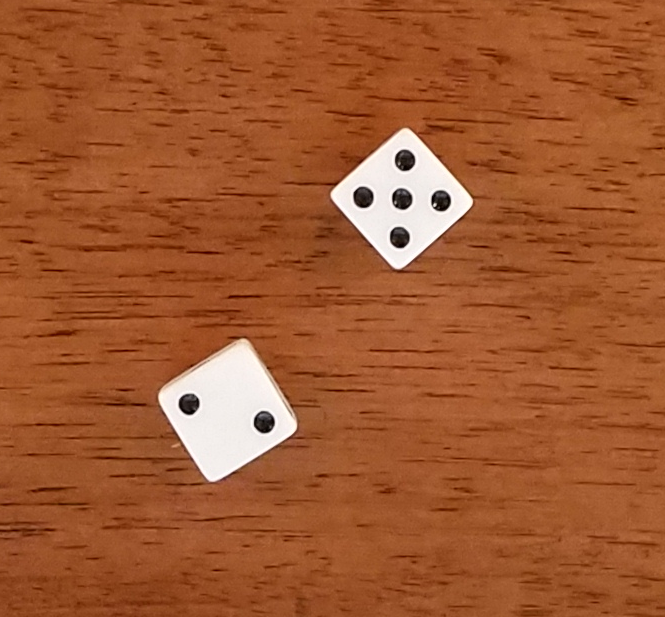
//> input picture Images/dice1.png, 665 x 617 px
$ ./CountDice Images/dice1.png out.png   (built with g++ and OpenCV 4)
//> lines starting //> are read from the running program, lines starting //| are printed output that depends on the picture; after the words box and inside, x2 and y2 are one past the last pixel; in counts of white or black regions, pixels touching at a corner belong together
#include <iostream>
#include <opencv2/opencv.hpp>

/**
 * Takes a vector of contours and returns only the subset with an area greater than min area and less than max area
 * @param allContours vector of contours to filter
 * @param minArea     minArea (exclusive)
 * @param maxArea     maxArea (exclusive)
 * @return vector of contours that were in the specified area range
 */
std::vector<std::vector<cv::Point>> FilterContoursByArea(
        std::vector<std::vector<cv::Point>> allContours,
        const double minArea,
        const double maxArea)
{
    std::vector<std::vector<cv::Point>> filtered;
    for(const auto& contour : allContours)
    {
        double area = cv::contourArea(contour);
        if(area < maxArea && area > minArea)
        {
            filtered.push_back(contour);
        }
    }
    return filtered;
}

int main( int argc, char** argv ) {
    if( argc != 3)
    {
        std::cout <<" Usage: CountDice.exe ImageToProcessPath OutputImagePath" << std::endl;
        return -1;
    }

    cv::Mat colorImage;
    colorImage = imread(argv[1], cv::IMREAD_COLOR); // Read the file
//> colorImage is the input picture: 617 rows x 665 cols, CV_8UC3; mean B, G, R 48.9, 88.9, 159.2

    if(!colorImage.data )
    {
        std::cout << "Could not open the image" << std::endl ;
        return -1;
    }

    // Threshold image, with the Dice as white and the dots and background are black
    cv::Mat threholdedImage;
    cv::cvtColor(colorImage, threholdedImage, CV_BGR2GRAY);// convert to grayscale for the threshold operation
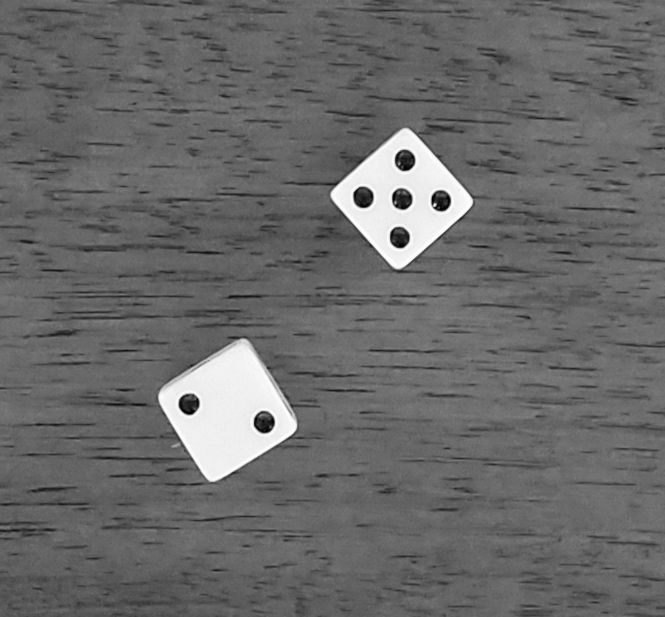
//> threholdedImage: 617 rows x 665 cols, CV_8UC1; min 1, max 254, mean 105.4

    // Use static threshold determined through experimentation because otsu's method has problems when
    // there are no dice on the table
    static const double thresh = 160;
    static const double maxValue = 255;
    cv::threshold(threholdedImage,threholdedImage, thresh, maxValue, cv::THRESH_BINARY);
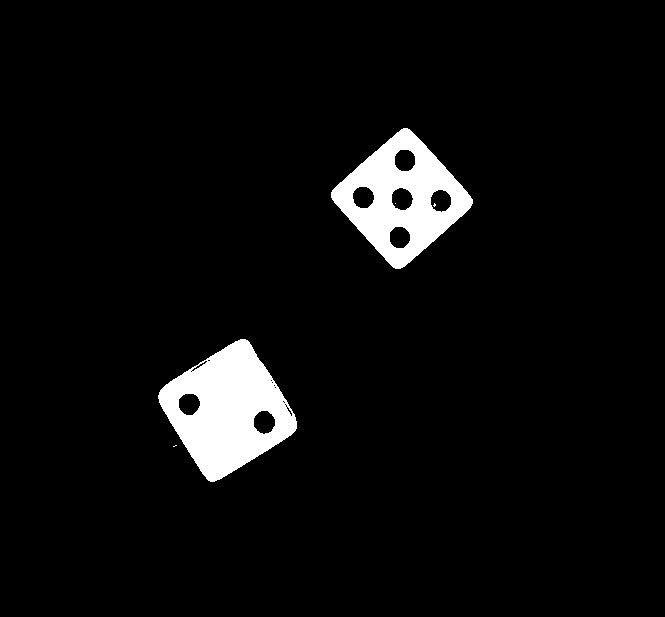
//> threholdedImage: 617 rows x 665 cols, CV_8UC1; 5% white; 5 white regions (3 under 20 px)

    // find all contours
    std::vector<std::vector<cv::Point> > contours;
    cv::Mat contourOutput = threholdedImage.clone();
    cv::findContours( contourOutput, contours, CV_RETR_LIST, CV_CHAIN_APPROX_NONE );
//> contours = 24 contours, 13 with area under 20; largest, box (x1, y1, x2, y2) and area: (158, 339, 297, 482) 11688, (331, 128, 473, 269) 10980, (253, 410, 276, 435) 403, (391, 187, 414, 211) 386, (352, 186, 375, 209) 383

    // Assume dice are about the same size in pixels (~11000) in each image
    auto diceContours = FilterContoursByArea(contours, 5000, 30000);
//> the loop in FilterContoursByArea, `for(const auto& contour : allContours)` made 24 passes
//> area on passes 2, 3, 8, 14, 16, 17, 20, 21, 22, 23, 24: 403, 22, 381.5, 41, 11688, 372, 375, 385.5, 383, 382, 10979.5
//> diceContours = 2 contours; box (x1, y1, x2, y2) and area: (158, 339, 297, 482) 11688, (331, 128, 473, 269) 10980
    // Assume dots are about the same size in pixels (~400) in each image
    // The area filter gets rid of dots on the side of dice that are still visible and small noise contours
    auto dotContours = FilterContoursByArea(contours, 200, 1000);
//> the loop in FilterContoursByArea (call 2), `for(const auto& contour : allContours)` made 24 passes
//> dotContours = 7 contours; box (x1, y1, x2, y2) and area: (253, 410, 276, 435) 403, (391, 187, 414, 211) 386, (352, 186, 375, 209) 383, (394, 149, 416, 172) 382, (178, 393, 201, 416) 382, (430, 189, 452, 213) 375, (389, 226, 411, 249) 372

    // Draw dot counts next to each die
    cv::Scalar textColor{0, 255, 0};
    int totalsDots = 0;
    for(const auto& diceContour: diceContours)
    {
        int dotsCount = 0;
        // Find the number of dots in this die
        for(const auto& dotContour: dotContours)
        {
            // Contours don't intersect so if one point of a dot contour is inside a dice contour,
            // it is entirely in the dice contour
            if(cv::pointPolygonTest(diceContour,dotContour[0],false) > 0){
                dotsCount++;
            }
        }
        auto boundingBox = cv::boundingRect(diceContour);
        cv::Point textPosition{boundingBox.x + boundingBox.width, boundingBox.y + boundingBox.height};
        cv::putText(colorImage, std::to_string(dotsCount), textPosition, cv::FONT_HERSHEY_SIMPLEX, 1, textColor);

        totalsDots += dotsCount;
    }
//> this loop made 2 passes
//> (dotsCount, boundingBox, textPosition, totalsDots) on passes 1 to 2: (2, Rect(158, 339, 139, 143), Point(297, 482), 2), (5, Rect(331, 128, 142, 141), Point(473, 269), 7)
//> after the loop, totalsDots = 7
    // Add text for total count
    cv::putText(colorImage, "Sum " + std::to_string(totalsDots), cv::Point(10,35), cv::FONT_HERSHEY_SIMPLEX, 1.5, textColor);

    // Draw the dot and dice contours on original image
    const cv::Scalar diceColor{0, 255, 0};
    cv::drawContours(colorImage, diceContours, -1, diceColor, 3);
    const cv::Scalar dotsColor{255, 0, 0};
    cv::drawContours(colorImage, dotContours, -1, dotsColor, 3);
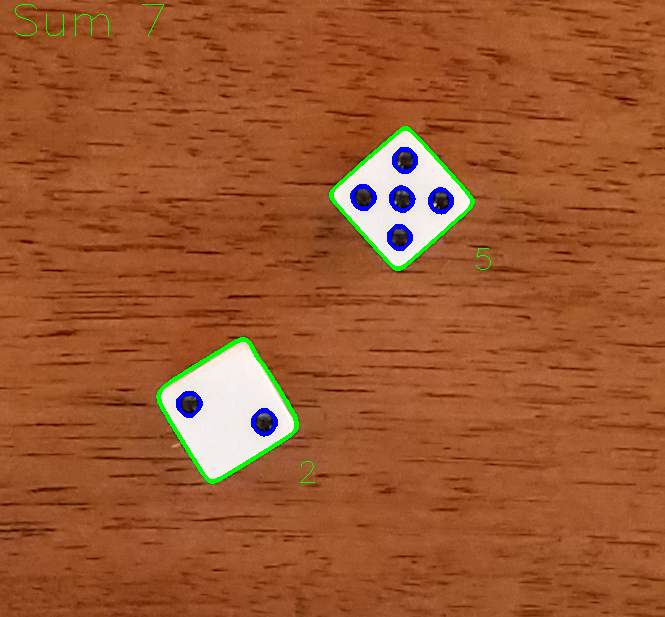
//> colorImage: 617 rows x 665 cols, CV_8UC3; mean B, G, R 48.2, 88.9, 156.5

    // Save final Image
    imwrite( argv[2] , colorImage );

    // Display final Image
    namedWindow( "Labeled Image", cv::WINDOW_AUTOSIZE );
    imshow( "Labeled Image", colorImage );
    cv::waitKey(0);

    return 0;
}

$ run again, on Images/dice4.png
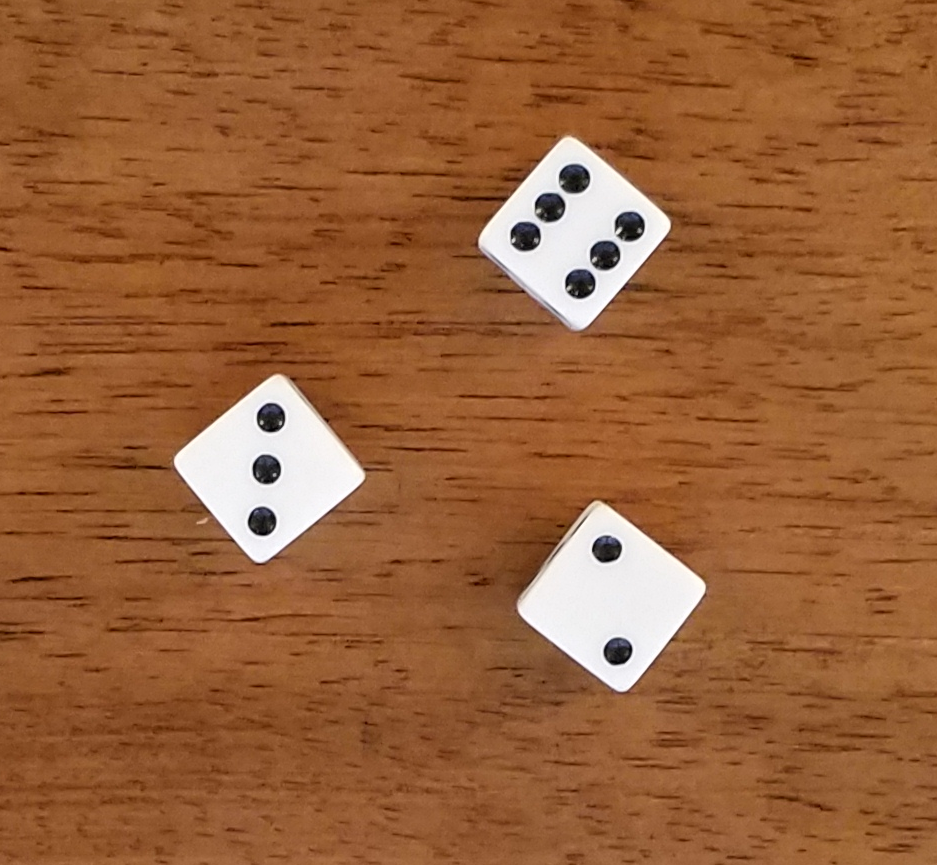
//> input picture Images/dice4.png, 937 x 865 px
//> colorImage is the input picture: 865 rows x 937 cols, CV_8UC3; mean B, G, R 57.9, 97.2, 152.3
//> `cv::threshold(threholdedImage,threholdedImage, thresh, maxValue, cv::T..`:
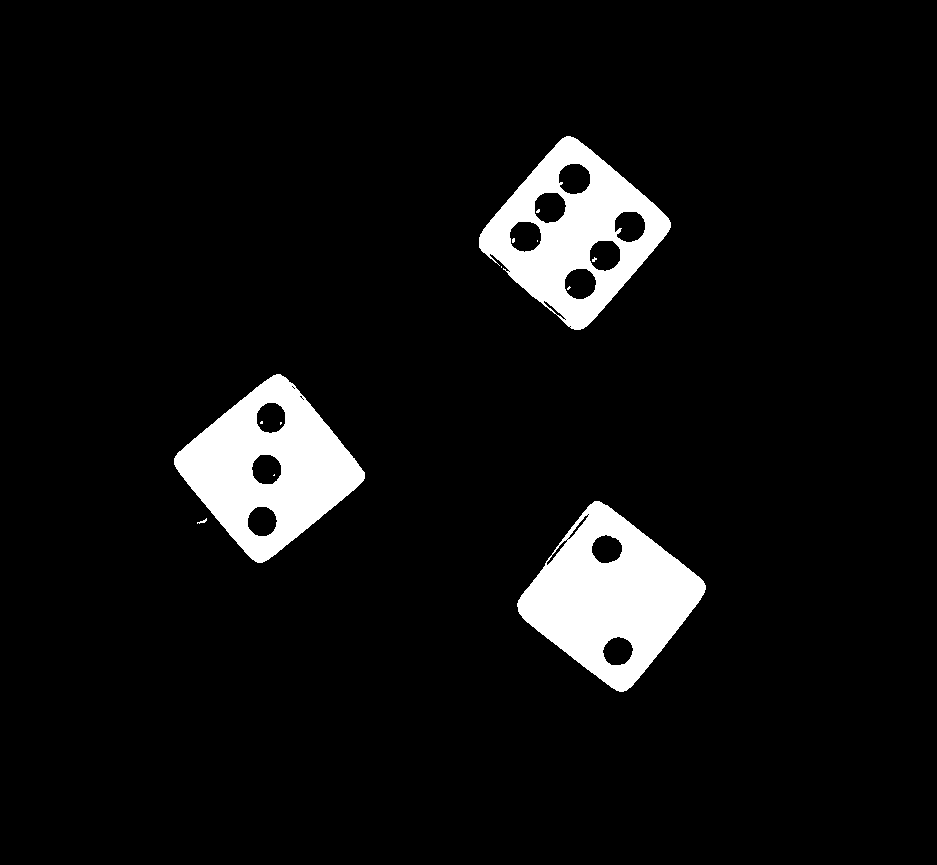
//> threholdedImage: 865 rows x 937 cols, CV_8UC1; 6.6% white; 13 white regions (9 under 20 px)
//> contours = 38 contours, 21 with area under 20; largest, box (x1, y1, x2, y2) and area: (479, 136, 671, 330) 20758, (517, 501, 706, 692) 20174, (174, 374, 365, 563) 20030, (558, 163, 591, 195) 794, (509, 221, 542, 253) 790
//> the loop in FilterContoursByArea, `for(const auto& contour : allContours)` made 38 passes
//> area on passes 1, 2, 4, 6, 8, 9, 11, 14: 675.5, 99.5, 684, 90, 706, 20174, 717.5, 721
//> diceContours = 3 contours; box (x1, y1, x2, y2) and area: (479, 136, 671, 330) 20758, (517, 501, 706, 692) 20174, (174, 374, 365, 563) 20030
//> the loop in FilterContoursByArea (call 2), `for(const auto& contour : allContours)` made 38 passes
//> dotContours = 11 contours; largest, box (x1, y1, x2, y2) and area: (558, 163, 591, 195) 794, (509, 221, 542, 253) 790, (534, 192, 567, 224) 788, (564, 268, 597, 300) 786, (589, 240, 621, 272) 780
//> the loop `for(const auto& diceContour: diceContours)` made 3 passes
//> (dotsCount, boundingBox, textPosition, totalsDots) on passes 1 to 3: (2, Rect(517, 501, 189, 191), Point(706, 692), 2), (3, Rect(174, 374, 191, 189), Point(365, 563), 5), (6, Rect(479, 136, 192, 194), Point(671, 330), 11)
//> after the loop `for(const auto& diceContour: diceContours)`: totalsDots = 11
//> `cv::drawContours(colorImage, dotContours, -1, dotsColor, 3);`:
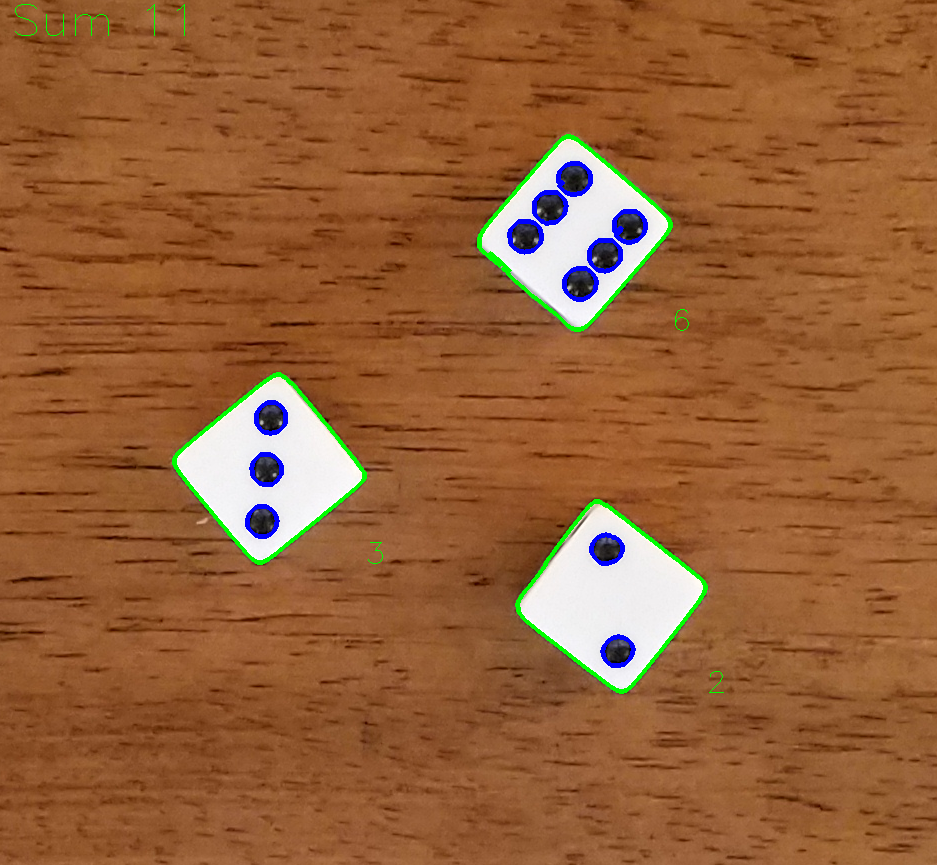
//> colorImage: 865 rows x 937 cols, CV_8UC3; mean B, G, R 57.1, 97, 149.6

$ run again, on Images/dice5.png
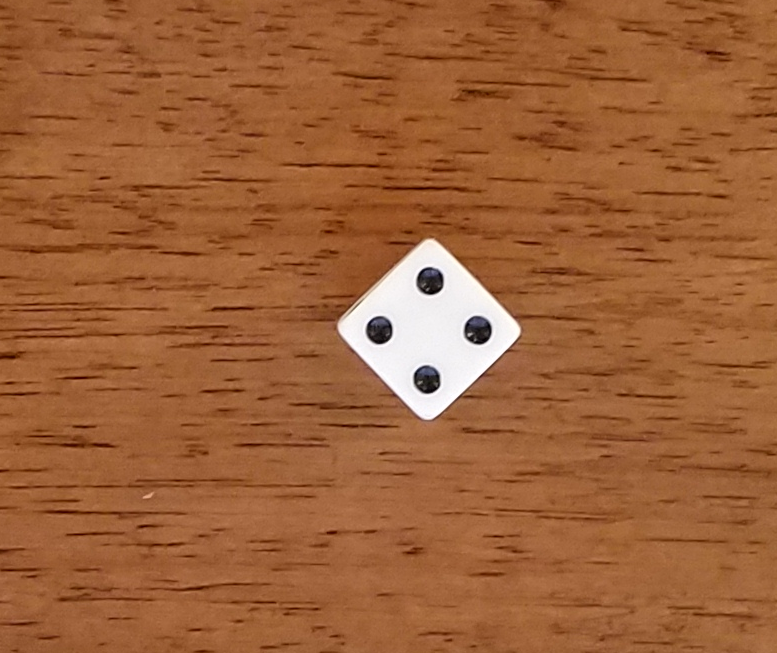
//> input picture Images/dice5.png, 777 x 653 px
//> colorImage is the input picture: 653 rows x 777 cols, CV_8UC3; mean B, G, R 57.1, 97.3, 156.7
//> `cv::threshold(threholdedImage,threholdedImage, thresh, maxValue, cv::T..`:
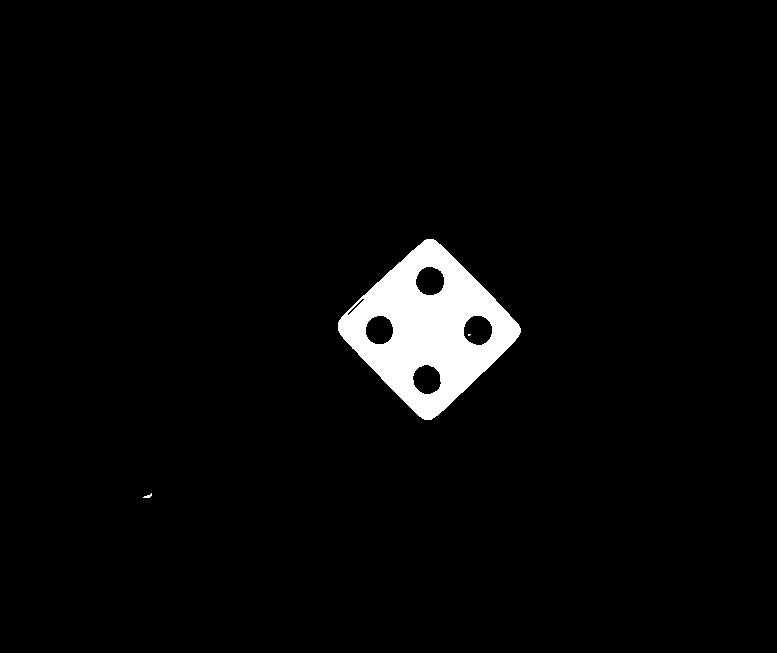
//> threholdedImage: 653 rows x 777 cols, CV_8UC1; 3.2% white; 3 white regions (1 under 20 px)
//> contours = 8 contours, 2 with area under 20; largest, box (x1, y1, x2, y2) and area: (338, 239, 521, 420) 18418, (463, 315, 493, 346) 682, (415, 266, 445, 296) 660, (412, 364, 442, 395) 656, (365, 315, 394, 345) 644, (347, 298, 365, 316) 48
//> the loop in FilterContoursByArea, `for(const auto& contour : allContours)` made 8 passes
//> area on passes 2, 4, 5, 6, 7, 8: 655.5, 682, 643.5, 47.5, 660.5, 18418.5
//> diceContours = 1 contour; box (x1, y1, x2, y2) and area: (338, 239, 521, 420) 18418
//> the loop in FilterContoursByArea (call 2), `for(const auto& contour : allContours)` made 8 passes
//> dotContours = 4 contours; box (x1, y1, x2, y2) and area: (463, 315, 493, 346) 682, (415, 266, 445, 296) 660, (412, 364, 442, 395) 656, (365, 315, 394, 345) 644
//> the loop `for(const auto& diceContour: diceContours)` made 1 pass
//> (dotsCount, boundingBox, textPosition, totalsDots) on pass 1: (4, Rect(338, 239, 183, 181), Point(521, 420), 4)
//> after the loop `for(const auto& diceContour: diceContours)`: totalsDots = 4
//> `cv::drawContours(colorImage, dotContours, -1, dotsColor, 3);`:
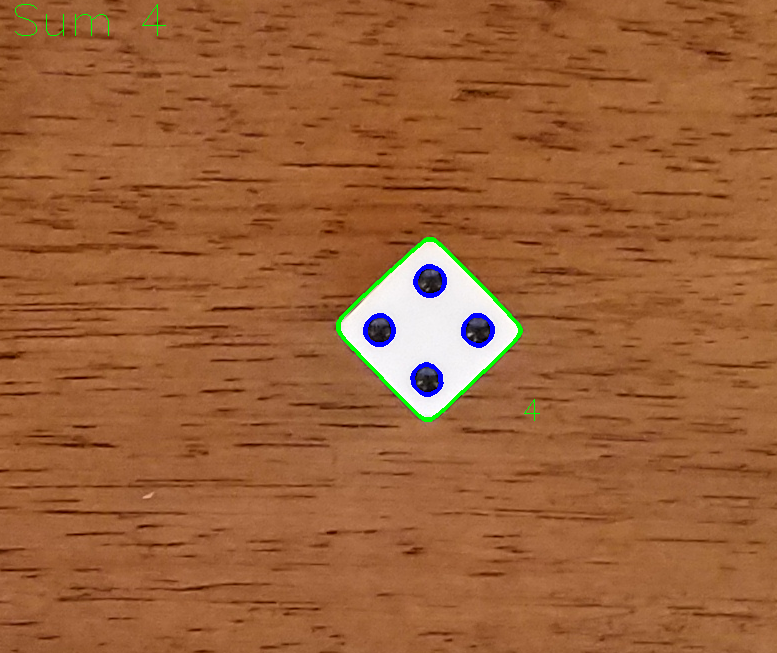
//> colorImage: 653 rows x 777 cols, CV_8UC3; mean B, G, R 56.7, 97.2, 155.3
